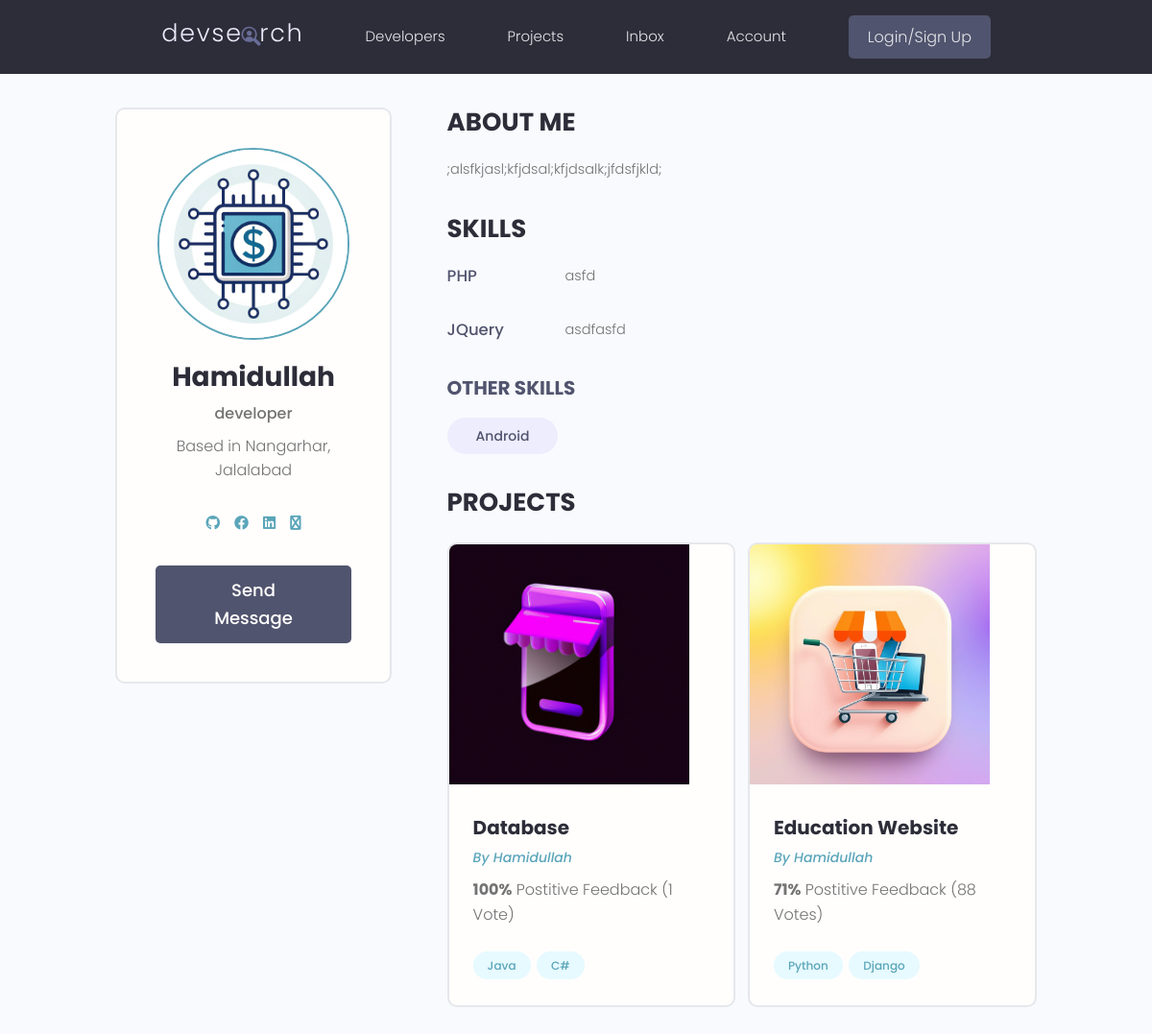
Page /profile/efd1a277-eef0-4bf7-b372-72d1a0c34cec/ on the earlier database version.
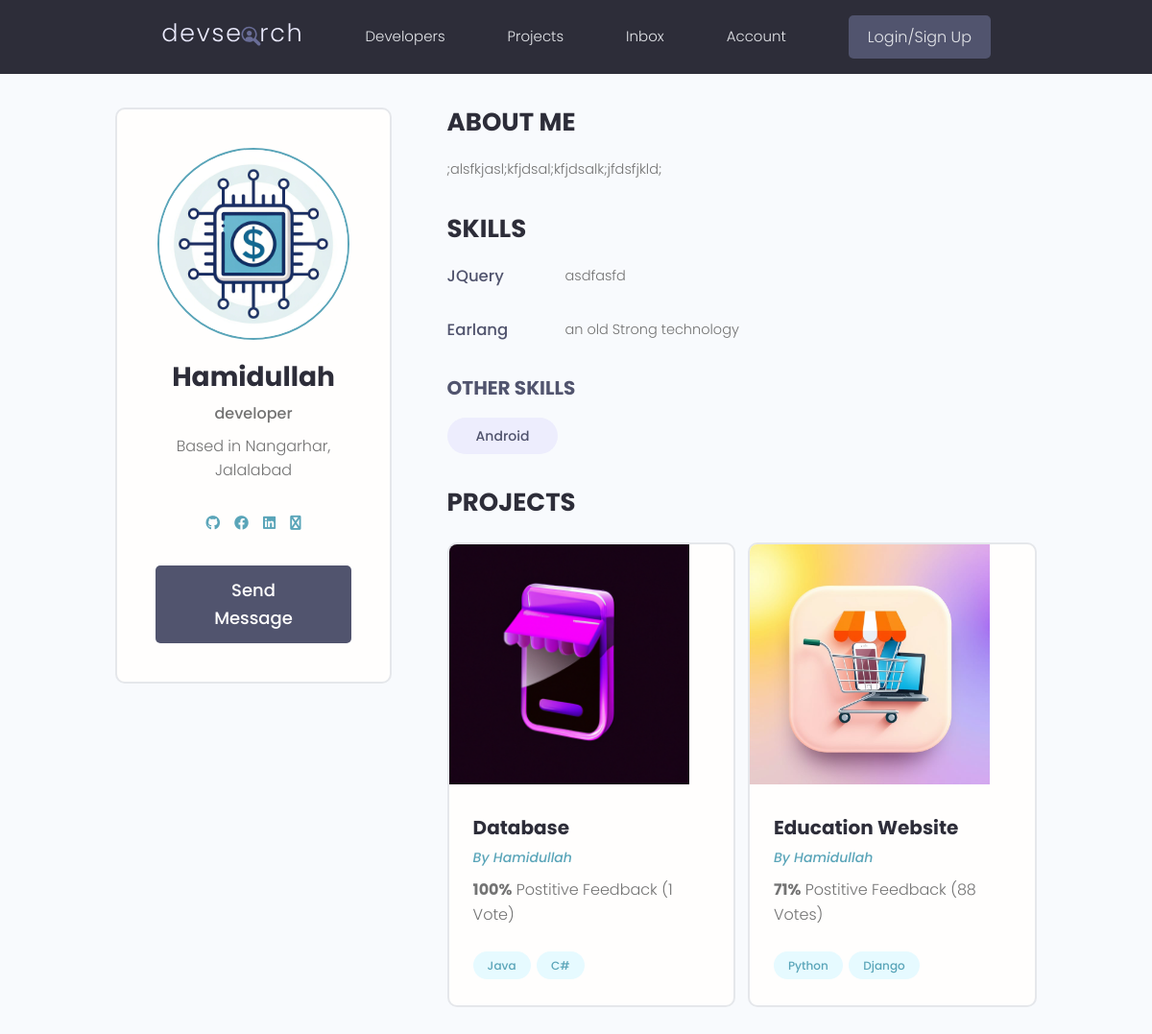
Same page on the later database version.
### users/models.py (models this page shows, shortened)
class Skills(models.Model):
    owner = models.ForeignKey(Profile, on_delete=models.SET_NULL, null=True, blank=True)
    name = models.CharField(max_length=100, null=True, blank=True)
    description = models.TextField(null=True, blank=True)
    created = models.DateTimeField(auto_now_add=True)
    id = models.UUIDField(default=uuid.uuid4, unique=True, primary_key=True, editable=False)
    def __str__(self):
        return self.name

class Profile(models.Model):
    user = models.OneToOneField(User, on_delete=models.CASCADE, null=True, blank=True)
    name = models.CharField(max_length=200, null=True, blank=True)
    email = models.EmailField(max_length=400, null=True, blank=True)
    username = models.CharField(max_length=200, null=True, blank=True)
    location = models.CharField(max_length=200, null=True, blank=True)
    short_intro = models.CharField(max_length=200, null=True, blank=True)
    bio = models.TextField(blank=True, null=True)
    profile_image = models.ImageField(null=True, blank=True, upload_to='profiles/', default='profiles/user-default.png')
    social_github = models.CharField(max_length=200, null=True, blank=True)
    social_facebook = models.CharField(max_length=200, null=True, blank=True)
    social_linkedin = models.CharField(max_length=200, null=True, blank=True)
    Website = models.CharField(max_length=200, null=True, blank=True)
    created = models.DateTimeField(auto_now_add=True)
    id = models.UUIDField(default=uuid.uuid4, unique=True, primary_key=True, editable=False)

### projects/models.py (models this page shows, shortened)
class Projects(models.Model):
    owner = models.ForeignKey(Profile,on_delete=models.SET_NULL, null=True, blank=True)
    title = models.CharField(max_length=200)
    description = models.TextField(null=True, blank=True)
    featured_image = models.ImageField(null=True, blank=True, default='default.jpg')
    demo_link = models.CharField(max_length=2000, null=True, blank=True)
    source_link = models.CharField(max_length=2000, null=True, blank=True)
    tags = models.ManyToManyField('Tag', blank=True)
    vote_total = models.IntegerField(default=0, null=True, blank=True)
    vote_ratio = models.IntegerField(default=0, null=True, blank=True)
    created = models.DateTimeField(auto_now_add=True)
    id = models.UUIDField(default=uuid.uuid4, unique=True, primary_key=True, editable=False)
    def __str__(self):
        return self.title
    class Meta:
        ordering = ['-vote_ratio', '-vote_total', 'title']

class Tag(models.Model):
    name = models.CharField(max_length=200)
    created = models.DateTimeField(auto_now_add=True)
    id = models.UUIDField(default=uuid.uuid4, unique=True, primary_key=True, editable=False)
    def __str__(self):
        return self.name

### users/views.py (the view)
# urls.py: path('profile/<str:pk>/',views.userProfile, name="user-profile"),
def userProfile(request, pk):
    profile = Profile.objects.get(id=pk)
    topSkills = profile.skills_set.exclude(description__exact="")
    otherSkills = profile.skills_set.filter(description="")
    context = {'profile':profile, 'topSkills':topSkills, 'otherSkills':otherSkills}
    return render(request, 'users/user-profile.html', context)

### users/templates/users/user-profile.html (shortened to what the changed rows need)
{% extends 'main.html' %}
{% block content %}
 <main class="profile my-md">
    <div class="container">
      <div class="layout">
        <div class="column column--1of3">
          <div class="card text-center">
            <div class="card__body dev">
              <img class="avatar avatar--xl" src="{{profile.profile_image.url}}" />
              <h2 class="dev__name">{{profile.name}}</h2>
              <p class="dev__title">{{profile.short_intro}}</p>
              <p class="dev__location">Based in {{profile.location}}</p>
              <ul class="dev__social">
              {% if profile.social_github %}
                <li>
                </li>
               {% endif %}
               {% if profile.social_facebook %}
                <li>
                </li>
                {% endif %}
                {% if profile.social_linkedin %}
                <li>
                </li>
                {% endif %}
               {% if profile.Website %}
                <li>
                 <a title="Personal Website" href="{{ profile.website }}" target="_blank"><i class="fab fa-globe"></i></a></li>
                {% endif %}
              </ul>
              {% if profile.id %}
              <a href="{% url 'create-message' profile.id %}" class="btn btn--sub btn--lg">Send Message </a>
              {% endif %}
            </div>
          </div>
        </div>
        <div class="column column--2of3">
          <div class="devInfo">
            <h3 class="devInfo__title">About Me</h3>
            <p class="devInfo__about">
              {{profile.bio}}
            </p>
          </div>
          <div class="devInfo">
            <div class="devInfo__skills">
            {% for skill in topSkills %}
              <div class="devSkill">
                <h4 class="devSkill__title">{{skill.name}}</h4>
                <p class="devSkill__info">
                  {{skill.description}}
                </p>
              </div>
            {% endfor %}
              <div class="devInfo__otherSkills">
              {% for skill in otherSkills %}
                <span class="tag tag--pill tag--sub tag--lg">
                  <small>{{skill}}</small>
                </span>
               {% endfor %}
              </div>
            </div>
          </div>
          <div class="devInfo">
            <div class="grid grid--two">
                {% for project in profile.projects_set.all %}
              <div class="column">
                <div class="card project">
                  <a href="{% url 'project' project.id %}" class="project">
                    <img class="project__thumbnail" src="{{project.featured_image.url}}" alt="project thumbnail" />
                    <div class="card__body">
                      <h3 class="project__title">{{project}}</h3>
                      <p><a class="project__author" href="{% url 'user-profile' profile.id %}">By {{profile.name}}</a></p>
                      <p class="project--rating">
                        <span style="font-weight: bold;">{{project.vote_ratio}}%</span> Postitive
                        Feedback ({{project.vote_total}} Vote{{project.vote_total|pluralize:"s"}})
                      </p>
                      <div class="project__tags">
                      {% for tag in project.tags.all %}
                        <span class="tag tag--pill tag--main">
                          <small>{{tag}}</small>
                        </span>
                     {% endfor %}
                      </div>
                    </div>
                  </a>
                </div>
              </div>
            {% endfor %}
            </div>
          </div>
        </div>
      </div>
    </div>
  </main>
{% endblock content %}

Differences in the rows shown:
removed Skills: name "PHP", description "asfd", shown under "SKILLS"
added Skills: name "Earlang", description "an old Strong technology", shown under "SKILLS"
